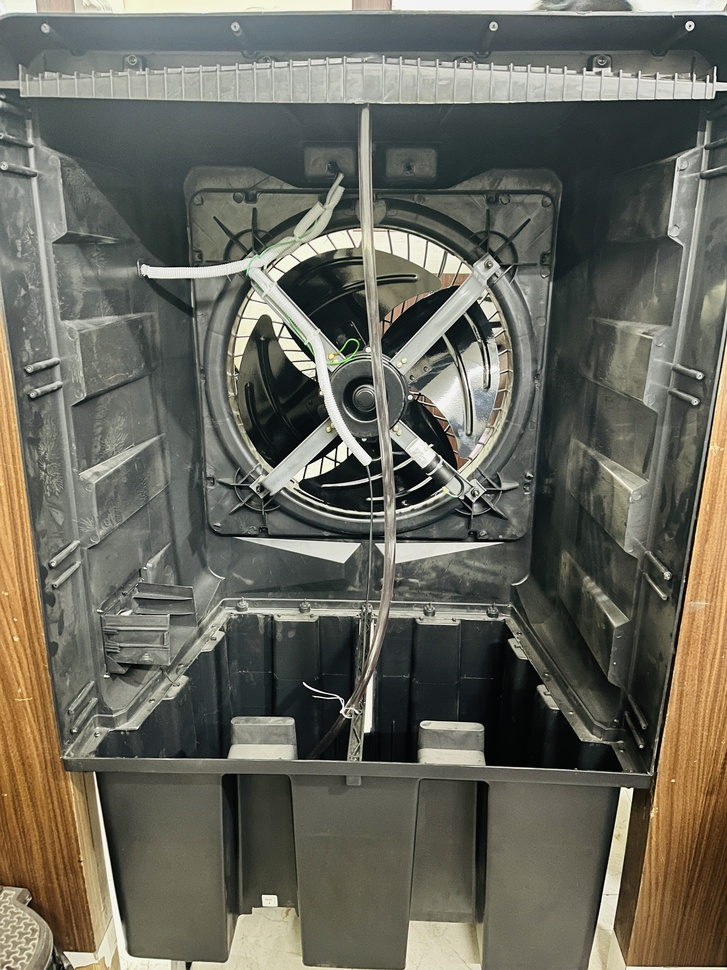
#> input picture data/reviewed/good/IMG_6083.jpeg, 727 x 970 px, shrunk from 3024 x 4032 before the run
$ python augment.py
#> lines starting #> are read from the running program, lines starting #| are printed output that depends on the picture
"""
Run from ai-engine/:  python src/data_tools/augment.py
Reads every image from data/reviewed/<subfolder>/ and writes 6 augmented
variants into data/augmented/<subfolder>/.  Originals are also copied.
Total output: ~7× the input count per folder.
"""
import sys
import os
sys.path.insert(0, os.path.dirname(os.path.dirname(os.path.dirname(__file__))))

import cv2
import numpy as np
import shutil
from pathlib import Path

REVIEWED = Path(__file__).parents[3] / "data" / "reviewed"
AUGMENTED = Path(__file__).parents[3] / "data" / "augmented"
EXTS = {".jpg", ".jpeg", ".png", ".bmp"}


def _rotate(img, angle):
    h, w = img.shape[:2]
    M = cv2.getRotationMatrix2D((w / 2, h / 2), angle, 1.0)
    return cv2.warpAffine(img, M, (w, h), borderMode=cv2.BORDER_REFLECT)


def augment_folder(src: Path, dst: Path) -> int:
    dst.mkdir(parents=True, exist_ok=True)
    count = 0
    for p in sorted(src.iterdir()):
        if p.suffix.lower() not in EXTS:
            continue
        img = cv2.imread(str(p))
#> img is the input picture: shape (970, 727, 3); mean B, G, R 92.4, 103.4, 104.2
        if img is None:
            print(f"  skip (unreadable): {p.name}")
            continue
        shutil.copy(p, dst / p.name)
        count += 1
        variants = [
            ("flip",   cv2.flip(img, 1)),
            ("dark",   np.clip(img.astype(np.float32) * 0.75, 0, 255).astype(np.uint8)),
            ("bright", np.clip(img.astype(np.float32) * 1.25, 0, 255).astype(np.uint8)),
            ("blur",   cv2.GaussianBlur(img, (5, 5), 0)),
            ("rot_m8", _rotate(img, -8)),
            ("rot_p8", _rotate(img, 8)),
        ]
#> in _rotate, `return cv2.warpAffine(img, M, (w, h), borderMode=cv2.BORDER_REFLECT)`:
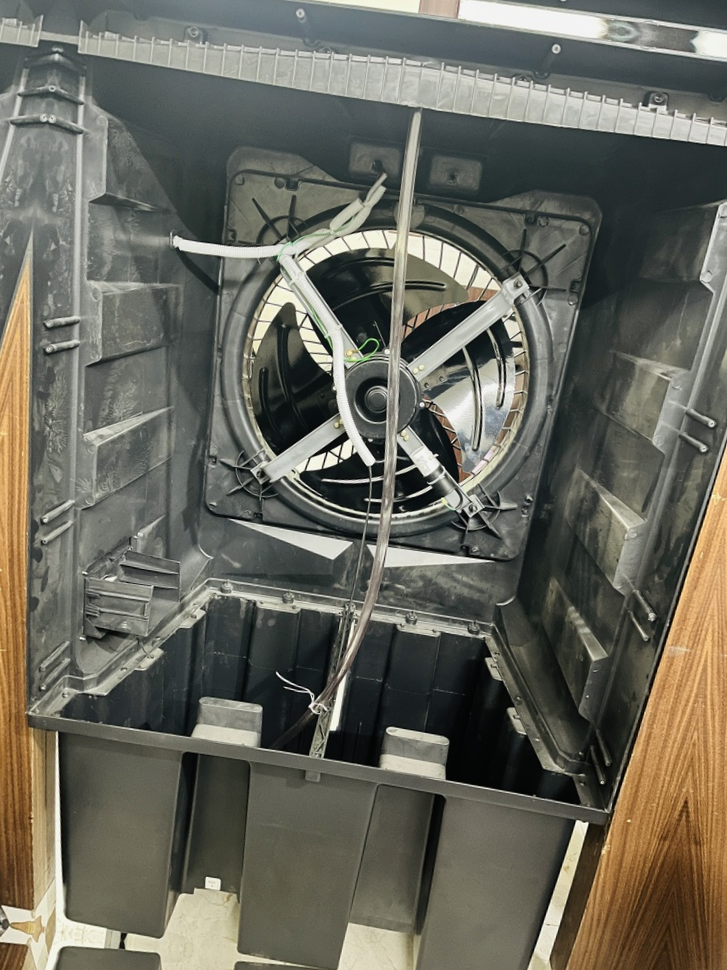
#> returned value: shape (970, 727, 3); mean of channels 0, 1, 2 92.7, 103.6, 104.6; drawn as B, G, R
#> call 2 of _rotate, with angle = 8
#> in _rotate (call 2), `M = cv2.getRotationMatrix2D((w / 2, h / 2), angle, 1.0)`: M = [[0.99, 0.139, -63.96], [-0.139, 0.99, 55.31]]
#> in _rotate (call 2), `return cv2.warpAffine(img, M, (w, h), borderMode=cv2.BORDER_REFLECT)`:
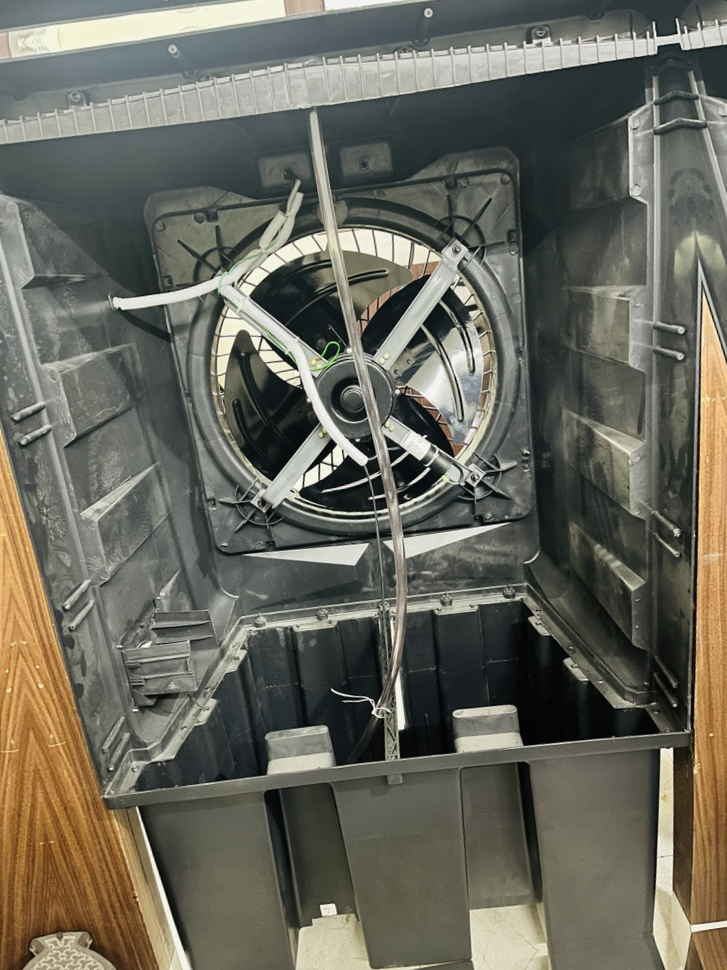
#> returned value: shape (970, 727, 3); mean of channels 0, 1, 2 92.4, 103.7, 104.7; drawn as B, G, R
        for tag, variant in variants:
            out_name = f"{p.stem}_{tag}{p.suffix}"
            cv2.imwrite(str(dst / out_name), variant)
            count += 1
#> this loop made 6 passes
#> (tag, out_name) on passes 1 to 6: ('flip', 'IMG_6083_flip.jpeg'), ('dark', 'IMG_6083_dark.jpeg'), ('bright', 'IMG_6083_bright.jpeg'), ('blur', 'IMG_6083_blur.jpeg'), ('rot_m8', 'IMG_6083_rot_m8.jpeg'), ('rot_p8', 'IMG_6083_rot_p8.jpeg')
#> pass 1, in augment_folder, `cv2.imwrite(str(dst / out_name), variant)`:
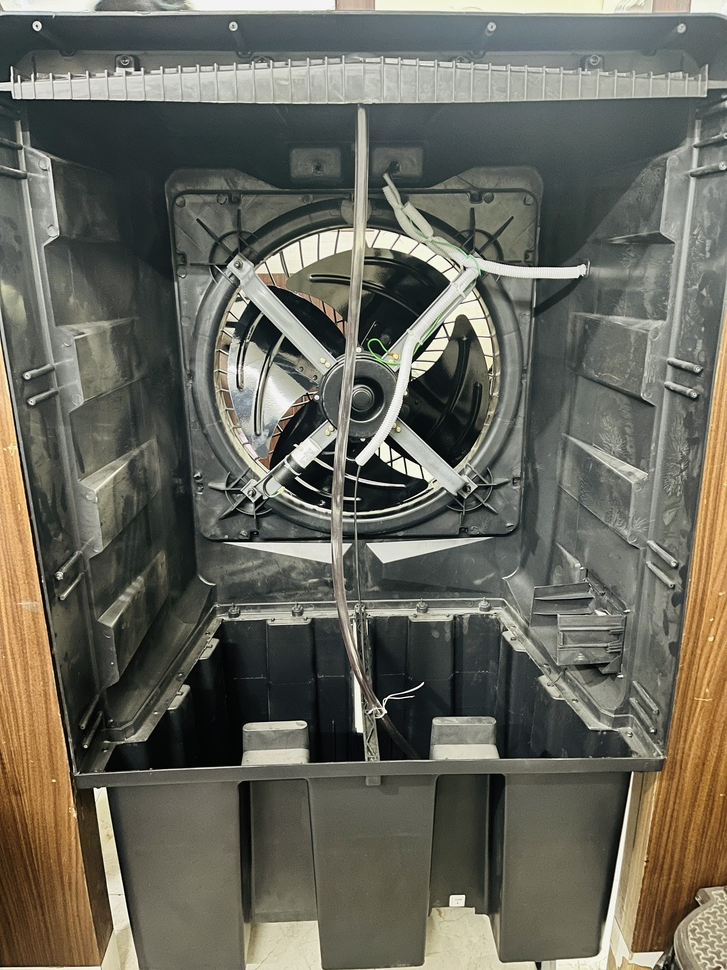
#> saved as IMG_6083_flip.jpeg: shape (970, 727, 3); mean B, G, R 92.4, 103.4, 104.2
#> pass 2, in augment_folder, `cv2.imwrite(str(dst / out_name), variant)`:
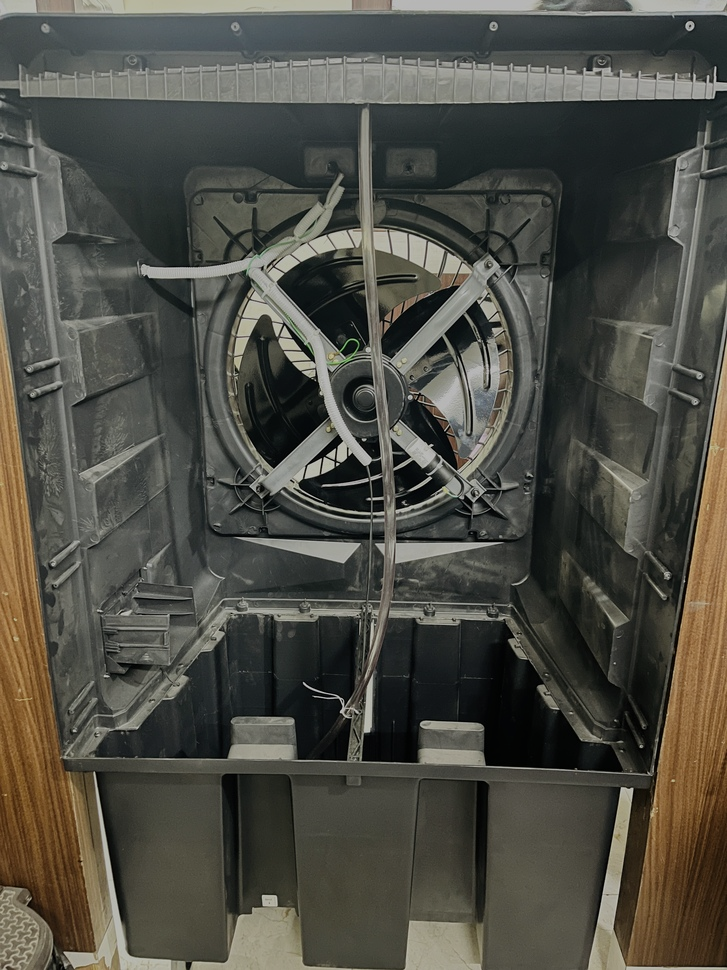
#> saved as IMG_6083_dark.jpeg: shape (970, 727, 3); mean B, G, R 68.9, 77.1, 77.8
#> after the loop, count = 7
    return count


def main():
    if not REVIEWED.exists():
        print(f"ERROR: {REVIEWED} not found")
        return

    print(f"\nAugmenting from: {REVIEWED}")
    print(f"Writing to:      {AUGMENTED}\n")

    total = 0
    found_any = False
    for src_folder in sorted(REVIEWED.rglob("*")):
        if not src_folder.is_dir():
            continue
        images = [p for p in src_folder.iterdir() if p.suffix.lower() in EXTS]
        if not images:
            continue
        found_any = True
        rel = src_folder.relative_to(REVIEWED)
        dst_folder = AUGMENTED / rel
        n = augment_folder(src_folder, dst_folder)
#> n = 7
        total += n
#> total = 7
        print(f"  {rel}: {len(images)} → {n} images")
#|   good: 1 → 7 images

    if not found_any:
        print("⚠  No images found in data/reviewed/. Copy images there first.")
        return

    print(f"\n✓  Total augmented images: {total}")
#| ✓  Total augmented images: 7
    print(f"   Run python src/train_anomaly.py next.")


if __name__ == "__main__":
    main()
